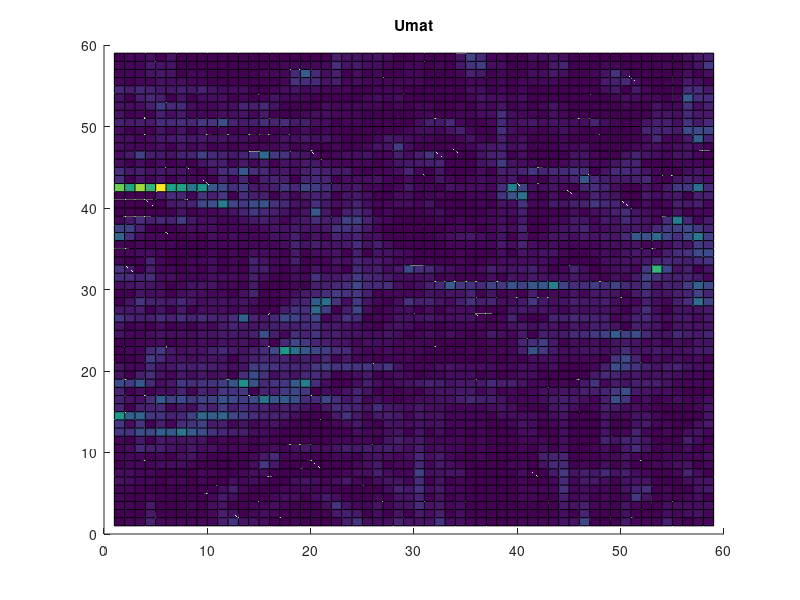
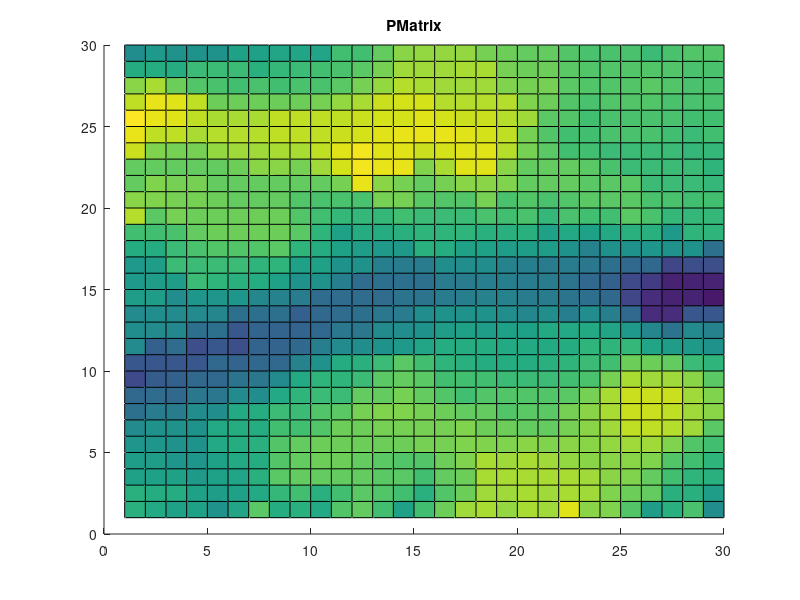
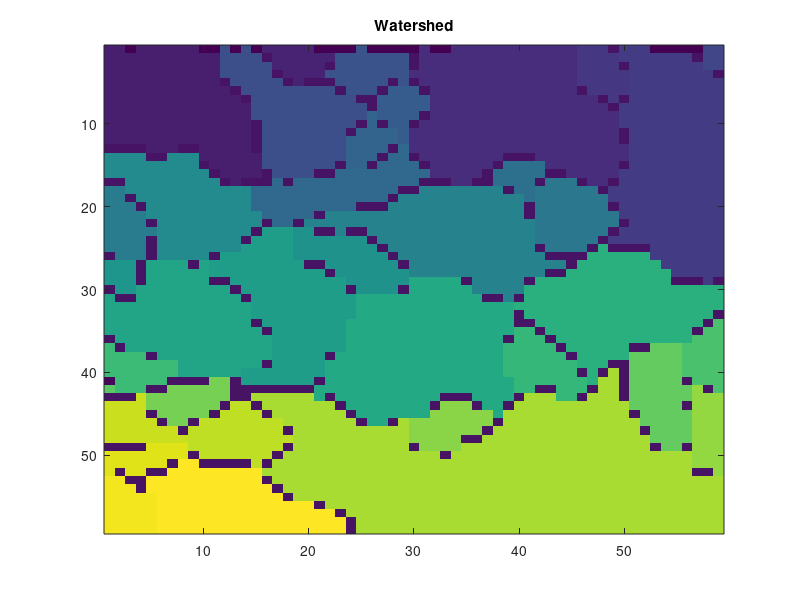
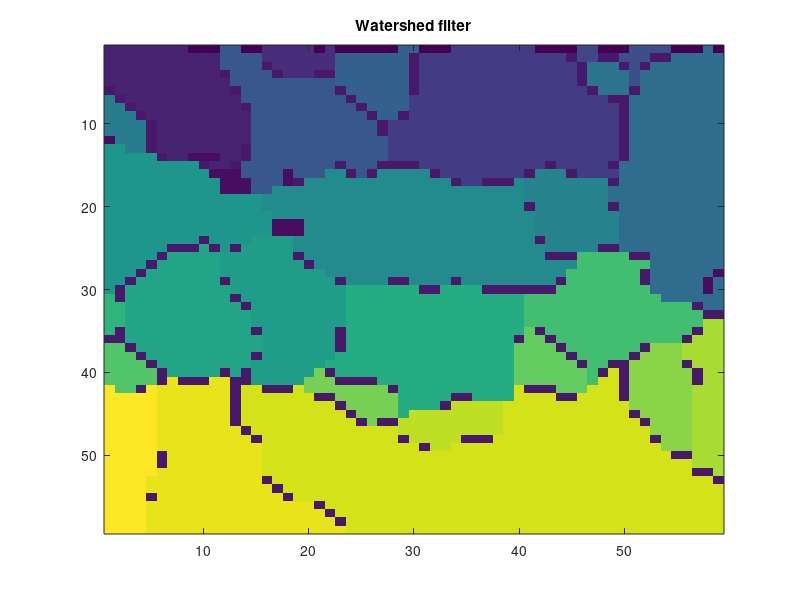

The MATLAB script that drew these images, in order:
load('umat.csv');
load('watershed.csv');
load('watershed_filter.csv');
load('umatfilter.csv');
load('pmatrix.csv');
load('codebook.csv');

figure;surface(umat);
title('Umat');
figure;surface(pmatrix);
title('PMatrix');
figure;imagesc(watershed);
title('Watershed');
figure;imagesc(watershed_filter);
title('Watershed filter');
figure;surface(umatfilter);
title('Umat filter');